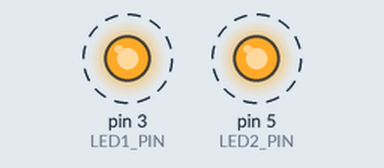
Simulated run of this sketch. Board: Arduino Uno, built with avr-gcc and run on an emulated ATmega328P. Shown: output pins drawn as LEDs (lit = HIGH). Dashed ring = blinking.

Above: at 0.2 s.
Timing chart, 0 to 4.6 s (numbered marks = the images above):
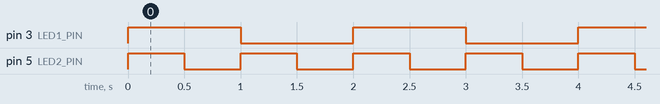

The sketch:

prayoga-2.ino
```cpp
#define LED1_PIN 3
#define LED2_PIN 5

#define LED_DELAY 500

void setup()
{
  pinMode(LED1_PIN,OUTPUT);
  pinMode(LED2_PIN,OUTPUT);
}

void loop()
{
  digitalWrite(LED1_PIN,HIGH);
  digitalWrite(LED2_PIN,HIGH);
  delay(LED_DELAY);
  digitalWrite(LED2_PIN,LOW);
  delay(LED_DELAY);
  digitalWrite(LED1_PIN,LOW);
  digitalWrite(LED2_PIN,HIGH);
  delay(LED_DELAY);
  digitalWrite(LED2_PIN,LOW);
  delay(LED_DELAY);
}
```

Measured:
- by itself, pin 3 (LED1_PIN): alternates HIGH for 1.0 s and LOW for 1.0 s
- by itself, pin 5 (LED2_PIN): alternates HIGH for 0.50 s and LOW for 0.50 s
- by itself, everything shown: repeats every 2.0 s, in 4 steps
